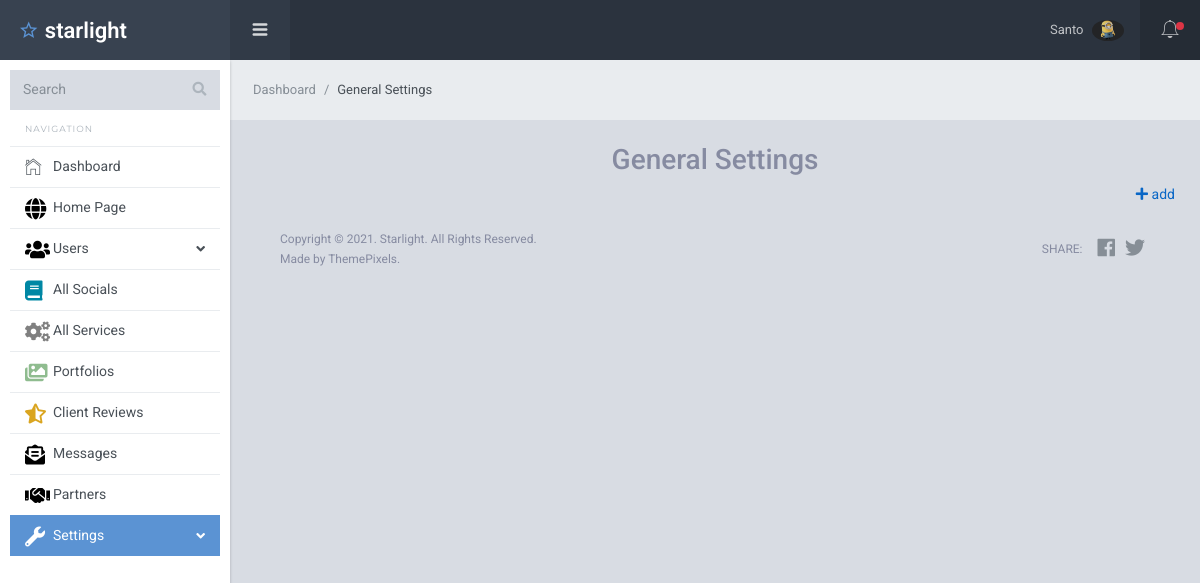
The page /dashboard/general-settings.php (signed in) on the database as committed earlier.
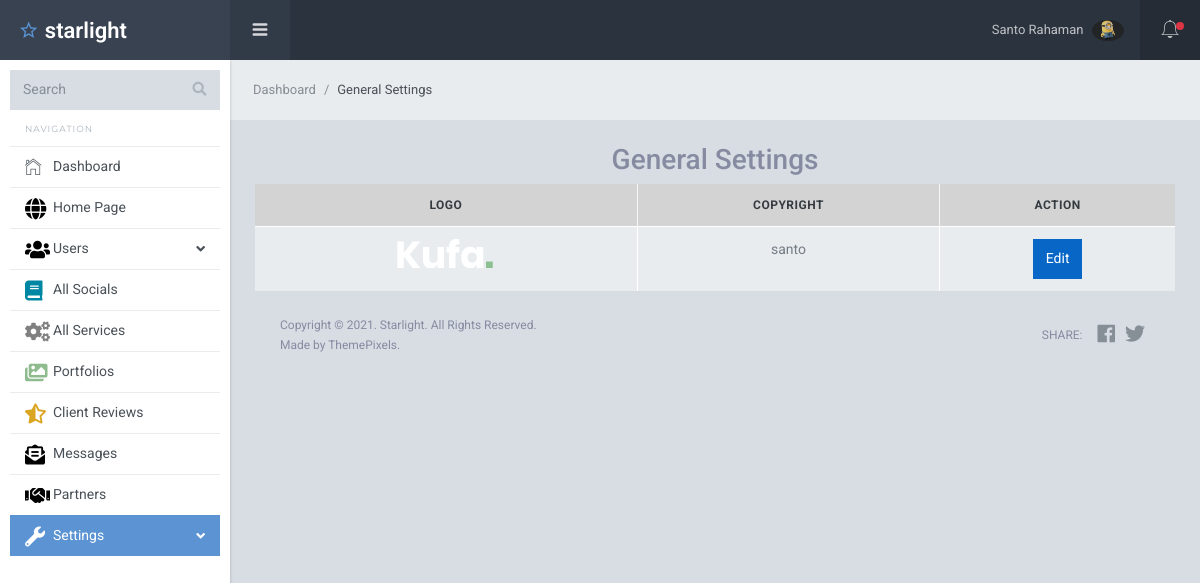
The same page on the database as committed later.
### tables this page shows
CREATE TABLE `general` (
  `id` int(11) NOT NULL,
  `logo` varchar(200) NOT NULL,
  `copyright` varchar(200) NOT NULL
);

### dashboard/general-settings.php (the view, shortened to what the changed rows need)
<?php
require 'inc/header.php';
$genral = "SELECT COUNT(*) as total,id,logo,copyright FROM `general`";
$genral_q = mysqli_query($data, $genral);
$genral_asoc =  mysqli_fetch_assoc($genral_q);
?>
<div class="sl-mainpanel">
    <div class="sl-pagebody">
        <div class="sl-page-title">
            <?php
            if ($genral_asoc['total'] < 1) { ?>
                <div class="text-right">
                    <a href="general-add.php">
                        <i class="fa fa-plus"></i>
                        add
                    </a>
                </div>
            <?php } else {
            ?>
                <table class="table table-bordered">
                    <thead>
                        <tr class="info">
                            <th style="background-color:#D3D3D3; " class="text-center"> Logo</th>
                            <th style="background-color: #D3D3D3; " class="text-center">copyright</th>
                            <th style="background-color: #D3D3D3;" class="text-center">action</th>
                        </tr>
                    </thead>
                    <tbody>
                        <tr class="active">
                            <td  class="text-center">
                            <img src="img-upload/logo/<?= $genral_asoc['logo']; ?>" alt="">
                             </td>
                            <td class="text-center">
                                <?=$genral_asoc['copyright']; ?>
                            </td>
                            <td class="text-center">
                                <a href="general-edit.php?id=<?= $genral_asoc['id'] ?>" class="btn btn-primary">Edit</a>
                            </td>
                        </tr>
                    </tbody>
                </table>
            <?php
            } ?>
        </div>
    <?php
    require 'inc/footer.php';
    ?>

### dashboard/inc/header.php (shortened to what the changed rows need)
<?php
require_once '../data.php';
$users_id = $_SESSION['id'];
$select = "SELECT * FROM `users` WHERE `id`= '$users_id' ";
$users_query = mysqli_query($data, $select);
$query_users_assoc = mysqli_fetch_assoc($users_query);
?>
<!DOCTYPE html>
<html lang="en">
<head>
  <link rel="stylesheet" href="//cdn.datatables.net/1.10.23/css/jquery.dataTables.min.css">
  <link href="../assets/lib/font-awesome/css/fontawesome-all.min.css" rel="stylesheet">
  <link href="../assets/lib/Ionicons/css/ionicons.css" rel="stylesheet">
  <link href="../assets/lib/perfect-scrollbar/css/perfect-scrollbar.css" rel="stylesheet">
  <link rel="stylesheet" href="../assets/css/starlight.css">
</head>
<body>
  <div class="sl-header">
    <div class="sl-header-right">
      <nav class="nav">
        <div class="dropdown">
          <a href="" class="nav-link nav-link-profile" data-toggle="dropdown">
            <span class="logged-name">
              <?= $_SESSION['name'] ?>
            </span>
            <img src="img-upload/<?= $query_users_assoc['profile_img'] ?>" class="wd-32 rounded-circle" alt="">
          </a>
        </div>
      </nav>
    </div>
  </div>

Rows that differ between the two databases and show on the page:
added general: logo (picture), copyright "santo"
Other text that changed with them:
$_SESSION['name']: "Santo" → "Santo Rahaman"
text no longer shown: "add"
text now shown: "LOGO COPYRIGHT ACTION Edit"
